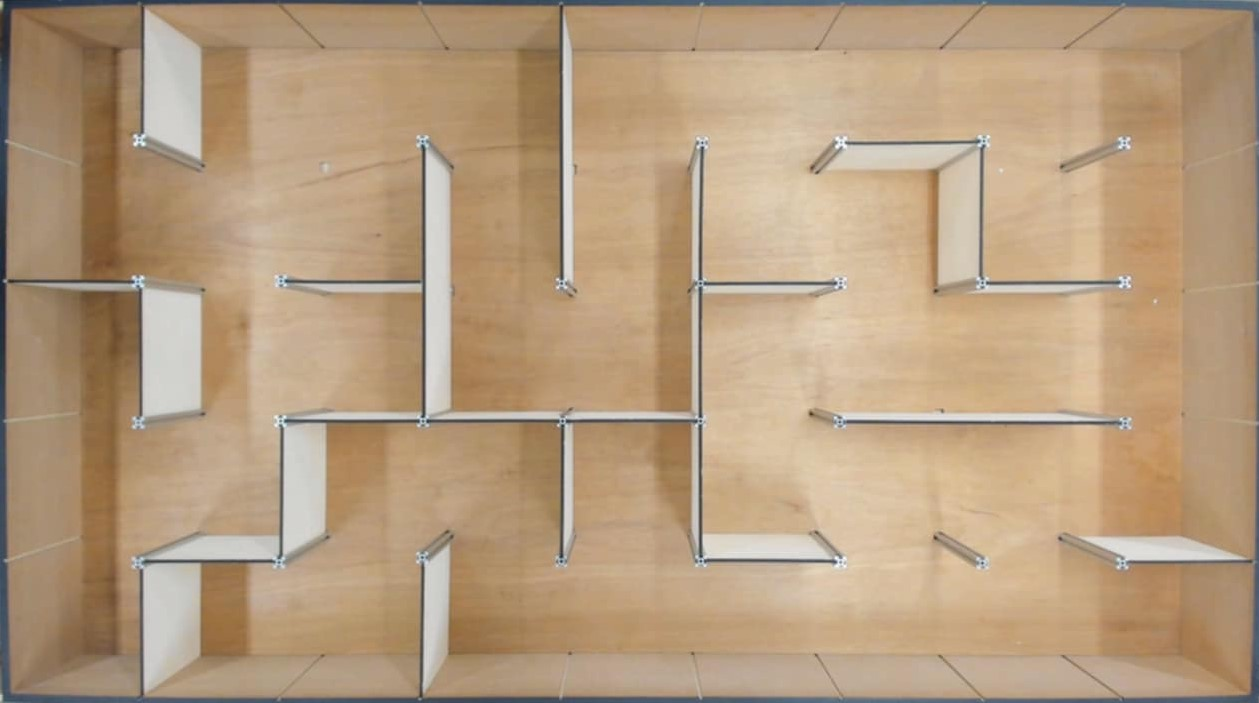
#> input picture PID_UGV/Path_Planning/test.jpg, 1259 x 703 px
$ jupyter execute maze_path_planning.ipynb
#> lines starting #> are read from the running program, lines starting #| are printed output that depends on the picture; after the words box and inside, x2 and y2 are one past the last pixel; in counts of white or black regions, pixels touching at a corner belong together
[cell 1]
#import opencv and numpy
import cv2
import numpy as np
import random
import math
from matplotlib import pyplot as plt

#trackbar callback function to update HSV value
def callback(x):
    global H_low, H_high, S_low, S_high, V_low, V_high
    #assign trackbar position value to H, S, V High and low variables
    H_low = cv2.getTrackbarPos('low H', 'controls')
    H_high = cv2.getTrackbarPos('high H', 'controls')
    S_low = cv2.getTrackbarPos('low S', 'controls')
    S_high = cv2.getTrackbarPos('high S', 'controls')
    V_low = cv2.getTrackbarPos('low V', 'controls')
    V_high = cv2.getTrackbarPos('high V', 'controls')

#create a separate window named 'controls' for trackbar
cv2.namedWindow('controls', 2)
cv2.resizeWindow("controls", 550, 300)

#global variables
H_low = 0
H_high = 179
S_low = 0
S_high = 255
V_low = 0
V_high = 255

#create trackbars for high, low H, S, V
cv2.createTrackbar('low H', 'controls', 0, 179, callback)
cv2.createTrackbar('high H', 'controls', 179, 179, callback)
cv2.createTrackbar('low S', 'controls', 0, 255, callback)
cv2.createTrackbar('high S', 'controls', 255, 255, callback)
cv2.createTrackbar('low V', 'controls', 0, 255, callback)
cv2.createTrackbar('high V', 'controls', 255, 255, callback)


#read source image
img = cv2.imread("test.jpg")
#> img is the input picture: shape (703, 1259, 3); mean B, G, R 127.2, 156.5, 182.1

#scale down the image by a factor of 4
width = img.shape[1] // 2
#> width = 629
height = img.shape[0] // 2
#> height = 351
img = cv2.resize(img, (width, height), interpolation=cv2.INTER_AREA)
#> img: shape (351, 629, 3)

#convert source image to HSV color mode
hsv = cv2.cvtColor(img, cv2.COLOR_BGR2HSV)
#> hsv: shape (351, 629, 3); mean H, S, V 19.1, 79.2, 182.6


while(1):
    #define the range for HSV values
    hsv_low = np.array([H_low, S_low, V_low], np.uint8)
    hsv_high = np.array([H_high, S_high, V_high], np.uint8)

    #create mask for the specified HSV range
    mask = cv2.inRange(hsv, hsv_low, hsv_high)
#> mask: shape (351, 629); every value is 255
    #masking HSV value selected color becomes black
    res = cv2.bitwise_and(img, img, mask=mask)

    #show images
    cv2.imshow('mask', mask)
    cv2.imshow('res', res)

    #wait for the user to press escape and break the while loop
    k = cv2.waitKey(1) & 0xFF
#> (key Esc is pressed here)
    if k == 27:
        break

#destroy all windows
cv2.destroyAllWindows()

print(H_low, H_high, S_low, S_high, V_low, V_high)

[cell 2]
# Filtering noise
def bwareaopen(img, min_area):
#> called with min_area = 40
    img_inverted = cv2.bitwise_not(img)
#> img_inverted: shape (351, 629); every value is 0
    # 获取所有连通区域的标签、统计数据等
    num_labels, labels, stats, centroids = cv2.connectedComponentsWithStats(img_inverted, connectivity=8)
#> labels: shape (351, 629) int32; every value is 0
#> num_labels = 1; stats = [[0, 0, 629, 351, 220779]]; centroids = [[314, 175]]

    # 保留面积大于等于指定阈值的区域，移除小的噪点
    filtered_img = np.zeros_like(img_inverted)
    for i in range(1, num_labels):  # 跳过背景（label=0）
        if stats[i, cv2.CC_STAT_AREA] >= min_area:
            filtered_img[labels == i] = 255

    return cv2.bitwise_not(filtered_img)


def MyCVShow(img):
    while(1):
        cv2.imshow('CVIMG', img)
        k = cv2.waitKey(1) & 0xFF
#> (key Esc is pressed here)
        if k == 27:
            cv2.destroyAllWindows()
            break


mask_filtered = bwareaopen(mask, 40)

plt.imshow(mask)
plt.show()

MyCVShow(mask_filtered)

[cell 3]
# class definition
class Node:

    def __init__(self, node_id, x, y):
        self.id = node_id
        self.x = x
        self.y = y


class Graph:

    def __init__(self):
        self.nodes = {}
        self.edges = {}

    def add_node(self, node_id, x, y):
        if node_id not in self.nodes:
            self.nodes[node_id] = Node(node_id, x, y)
            self.edges[node_id] = {}

    def add_edge(self, node_id1, node_id2, weight):
        if node_id1 in self.nodes and node_id2 in self.nodes:
            self.edges[node_id1][node_id2] = weight
            self.edges[node_id2][node_id1] = weight  # Assuming it's an undirected graph

    def get_nodes(self):
        return list(self.nodes.values())

[cell 4]
# Nodes, Edges
bfs_image = mask_filtered.copy()

space = np.array(bfs_image).shape[1] / 9
#> space = 69.89
margin = space / 2
#> margin = 34.94

bfs_graph = Graph()

# 添加所有结点
for i in range(45):
    row = i // 9
    column = i % 9
    bfs_graph.add_node(i, int(margin+row*space), int(margin+column*space))


# # 添加所有 edge
for i in range(45):
    row = i // 9
    column = i % 9
    X_current = bfs_graph.nodes[i].x
    Y_current = bfs_graph.nodes[i].y
    # 向右添加 edge
    if column < 9-1:
        no_obstacle = 1
        Y_right = bfs_graph.nodes[i+1].y
        # 检查 →线段 内有无障碍物
        for Y in range(Y_current+1, Y_right):
            if not np.array_equal(bfs_image[X_current][Y], 255):
                no_obstacle = 0
                break
        if no_obstacle == 1:
            bfs_graph.add_edge(i, i+1, 1)
    # 向下添加 edge
    if row < 5-1:
        no_obstacle = 1
        X_down = bfs_graph.nodes[i+9].x
        # 检查 ↓线段 内有无障碍物
        for X in range(X_current+1, X_down):
            # print(bfs_image[X_current][Y])
            if not np.array_equal(bfs_image[X][Y_current], 255):
                no_obstacle = 0
                break
        if no_obstacle == 1:
            bfs_graph.add_edge(i, i+9, 1)


# 绘制所有 node
for Nd in bfs_graph.get_nodes():
    # bfs_image[Nd.x][Nd.y] = [0,255,0]
    cv2.circle(bfs_image, (Nd.y,Nd.x), 3, [0,255,0], -1)
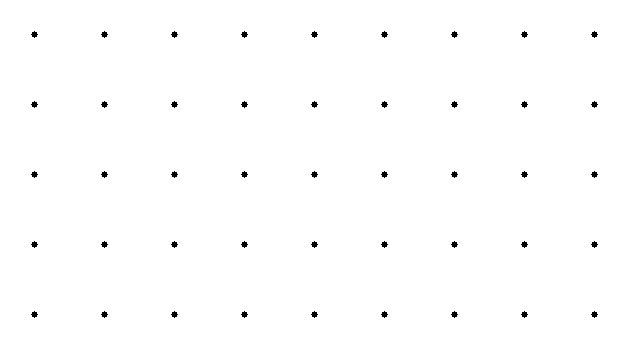
#> bfs_image: shape (351, 629); 99.4% white; 45 black regions, largest, box (x1, y1, x2, y2) and area: (31, 31, 38, 38) 29, (101, 31, 108, 38) 29, (171, 31, 178, 38) 29


# # 绘制所有 edge
for i in range(45):
    X_current = bfs_graph.nodes[i].x
    Y_current = bfs_graph.nodes[i].y
    # 绘制 → edge
    if i+1 in bfs_graph.edges[i]:
        Y_right = bfs_graph.nodes[i+1].y
        # for Y in range(Y_current+1, Y_right):
        #     bfs_image[X_current,Y] = [0, 125, 0]
        cv2.line(bfs_image, (Y_current, X_current), (Y_right, X_current), (0, 125, 0), 3)
    # 绘制 ↓ edge
    if i+9 in bfs_graph.edges[i]:
        X_down = bfs_graph.nodes[i+9].x
        # for X in range(X_current+1, X_down):
        #     bfs_image[X,Y_current] = [0, 125, 0]
        cv2.line(bfs_image, (Y_current, X_current), (Y_current, X_down), (0, 125, 0), 3)
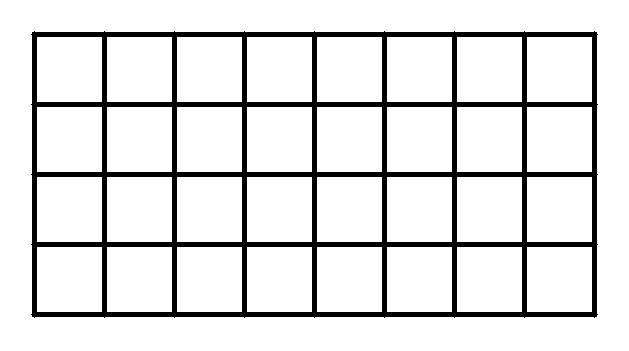
#> bfs_image: shape (351, 629); 88.3% white; 1 black region, box (x1, y1, x2, y2) and area: (31, 31, 598, 318) 25853


plt.imshow(mask_filtered)
plt.show()

MyCVShow(bfs_image)
#> (key Enter is pressed here)

[cell 5]
# BFS algorithm
def bfs(graph, start_node_id, end_node_id):

#> called with start_node_id = 36, end_node_id = 37
    queue = [start_node_id]
    visited = {start_node_id: None}

    while queue:
        current = queue.pop(0)

        if current == end_node_id:
            break

        for neighbor in graph.edges[current]:
            if neighbor not in visited:
                visited[neighbor] = current
                queue.append(neighbor)

    path = []
    while current is not None:
        path.append(current)
        current = visited[current]

    path.reverse()

    return path

[cell 6]
# BFS
path = bfs(bfs_graph, 36, 37)
#> path = [36, 37]

print(f"Path: {path}")
#| Path: [36, 37]

for i in range(len(path) - 1):

    node_current = bfs_graph.nodes[path[i]]
    node_next = bfs_graph.nodes[path[i + 1]]
    cv2.line(bfs_image, (node_current.y, node_current.x), (node_next.y, node_next.x), (0, 0, 255), 12)
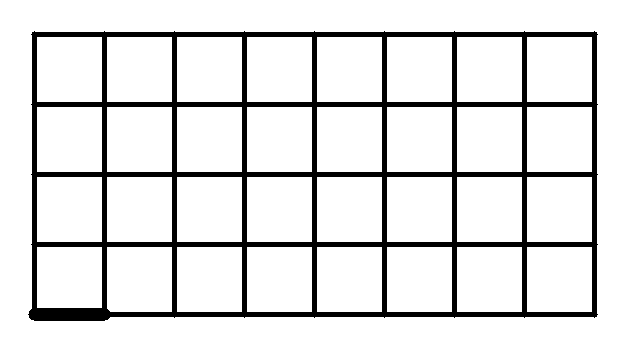
#> bfs_image: shape (351, 629); 88% white; 1 black region, box (x1, y1, x2, y2) and area: (28, 31, 598, 321) 26446


plt.imshow(bfs_image)
plt.show()

[cell 7]
# moving command based on BFS
moving_command = ""
mouse_direction = 0

# Initial mouse direction
if path[1]-path[0] ==  9:
    mouse_direction = 3
if path[1]-path[0] == -9:
    mouse_direction = 1
if path[1]-path[0] ==  1:
    mouse_direction = 2
if path[1]-path[0] == -1:
    mouse_direction = 4


moving_direction_gcf = 0
for i in range(len(path)):
    if i == len(path)-1:
        break
    if path[i+1]-path[i] ==  9:
        moving_direction_gcf = 3
    if path[i+1]-path[i] == -9:
        moving_direction_gcf = 1
    if path[i+1]-path[i] ==  1:
        moving_direction_gcf = 2
    if path[i+1]-path[i] == -1:
        moving_direction_gcf = 4

    if moving_direction_gcf-mouse_direction == 0:
        moving_command += 'f'
    if moving_direction_gcf-mouse_direction == -1:
        moving_command += 'lf'
        mouse_direction -= 1
    if moving_direction_gcf-mouse_direction == 1:
        moving_command += 'rf'
        mouse_direction += 1

    i += 1
#> after the loop, mouse_direction = 2


print(moving_command)
#| f

MyCVShow(bfs_image)

$ run again, with PID_UGV/Path_Planning/2.jpeg copied over PID_UGV/Path_Planning/test.jpg
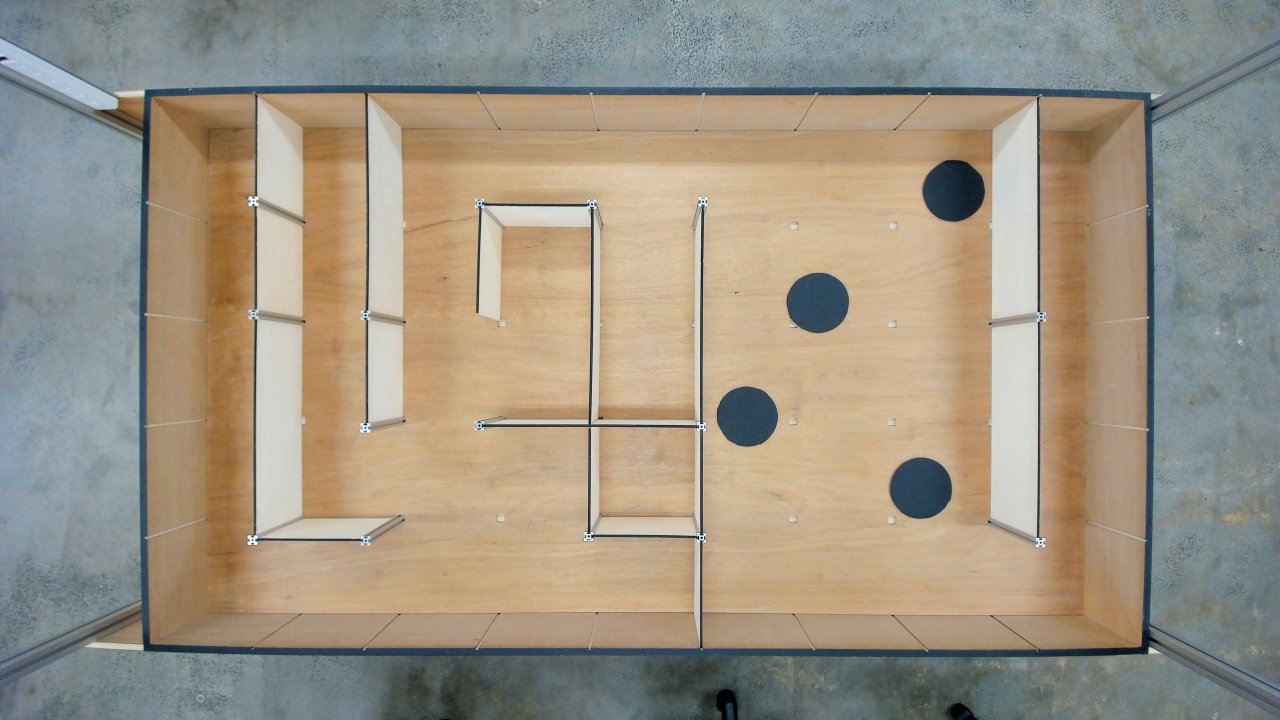
#> input picture PID_UGV/Path_Planning/2.jpeg, 3840 x 2160 px (shown at 1/3 size)
#> img is the input picture: shape (2160, 3840, 3); mean B, G, R 132.1, 148, 156.9
#> img: shape (1080, 1920, 3)
#> hsv: shape (1080, 1920, 3); mean H, S, V 49.8, 63.7, 165.7
#> mask: shape (1080, 1920); every value is 255
#> img_inverted: shape (1080, 1920); every value is 0
#> labels: shape (1080, 1920) int32; every value is 0
#> num_labels = 1; stats = [[0, 0, 1920, 1080, 2073600]]; centroids = [[959.5, 539.5]]
#> after the loop `for Nd in bfs_graph.get_nodes():`:
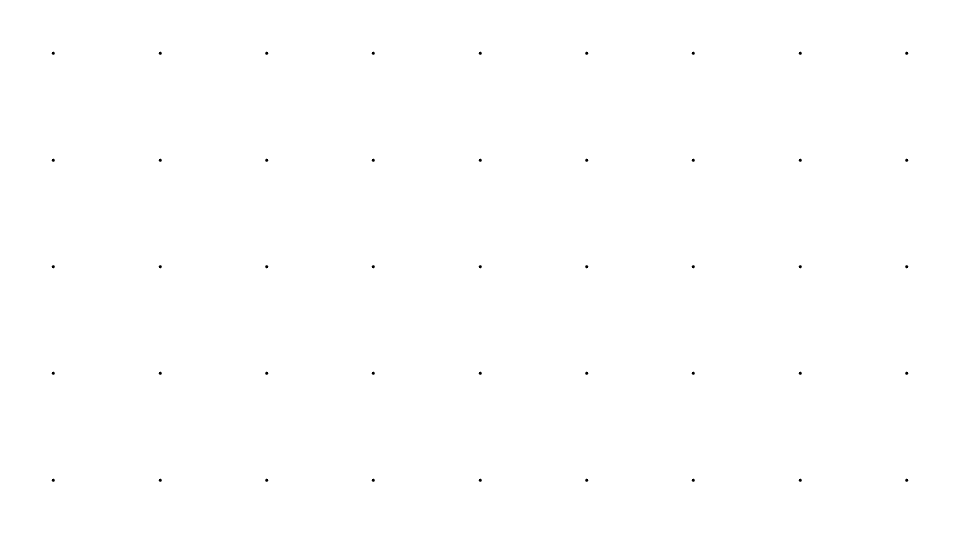
#> bfs_image: shape (1080, 1920) (shown at 1/2 size); 99.9% white; 45 black regions, largest, box (x1, y1, x2, y2) and area: (103, 103, 110, 110) 29, (317, 103, 324, 110) 29, (530, 103, 537, 110) 29
#| Path: [36, 37]
#> after the loop `for i in range(len(path) - 1):`:
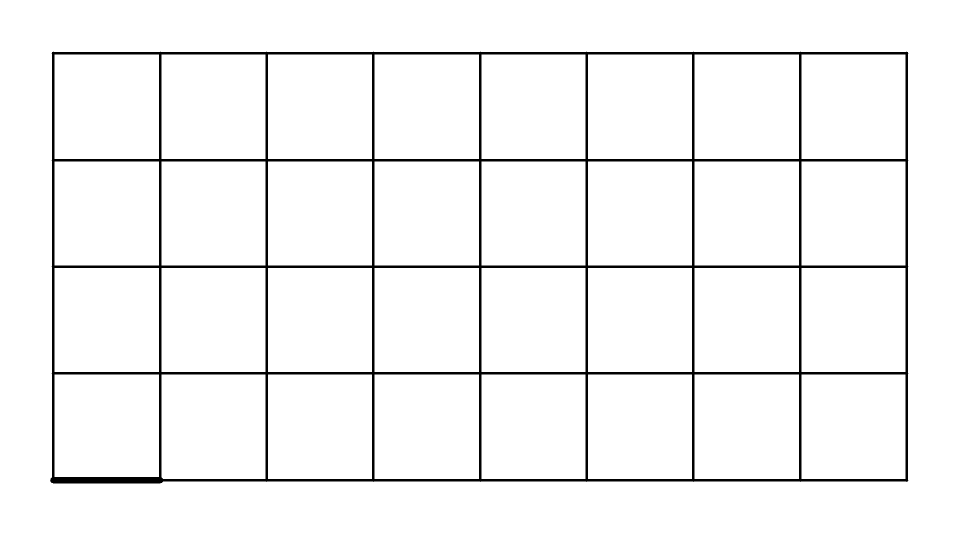
#> bfs_image: shape (1080, 1920) (shown at 1/2 size); 96% white; 1 black region, box (x1, y1, x2, y2) and area: (100, 103, 1817, 967) 82103
#| f

$ run again, with PID_UGV/Path_Planning/maze.jpeg copied over PID_UGV/Path_Planning/test.jpg
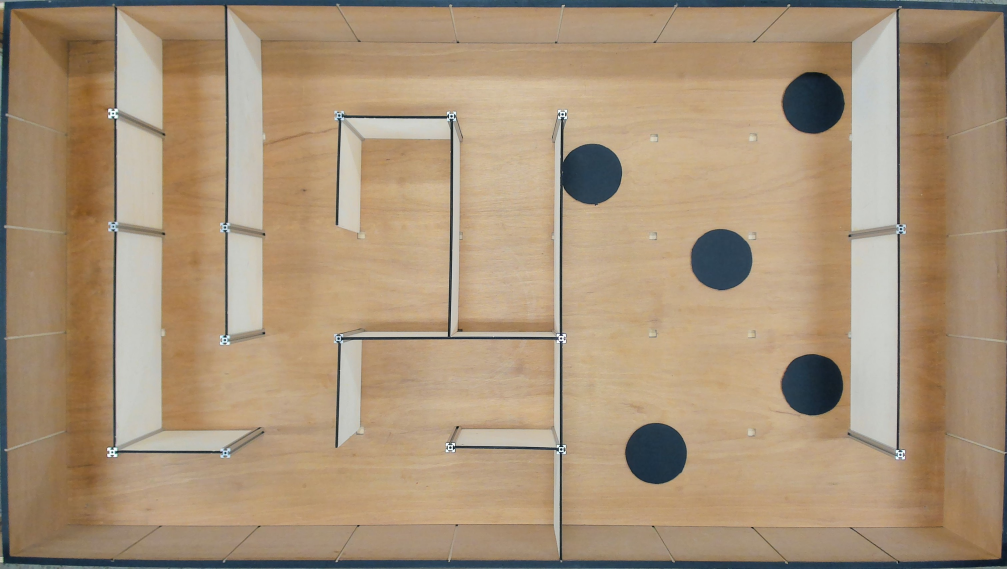
#> input picture PID_UGV/Path_Planning/maze.jpeg, 3019 x 1706 px (shown at 1/3 size)
#> img is the input picture: shape (1706, 3019, 3); mean B, G, R 120.5, 147.2, 169.3
#> img: shape (853, 1509, 3)
#> hsv: shape (853, 1509, 3); mean H, S, V 23.8, 81.2, 171.4
#> mask: shape (853, 1509); every value is 255
#> img_inverted: shape (853, 1509); every value is 0
#> labels: shape (853, 1509) int32; every value is 0
#> num_labels = 1; stats = [[0, 0, 1509, 853, 1287177]]; centroids = [[754, 426]]
#> after the loop `for Nd in bfs_graph.get_nodes():`:
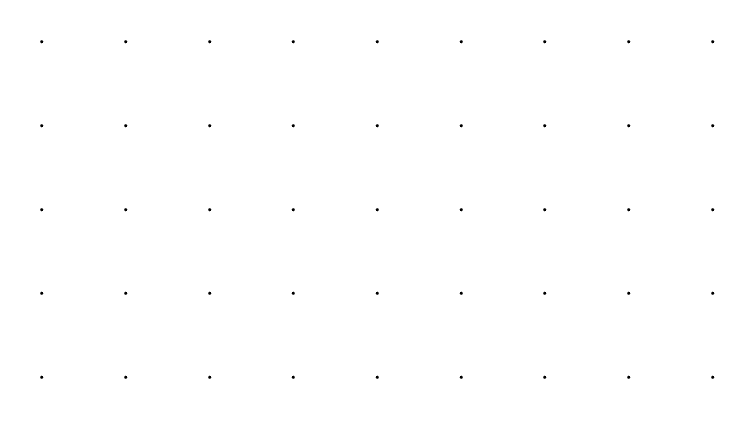
#> bfs_image: shape (853, 1509) (shown at 1/2 size); 99.9% white; 45 black regions, largest, box (x1, y1, x2, y2) and area: (80, 80, 87, 87) 29, (248, 80, 255, 87) 29, (416, 80, 423, 87) 29
#| Path: [36, 37]
#> after the loop `for i in range(len(path) - 1):`:
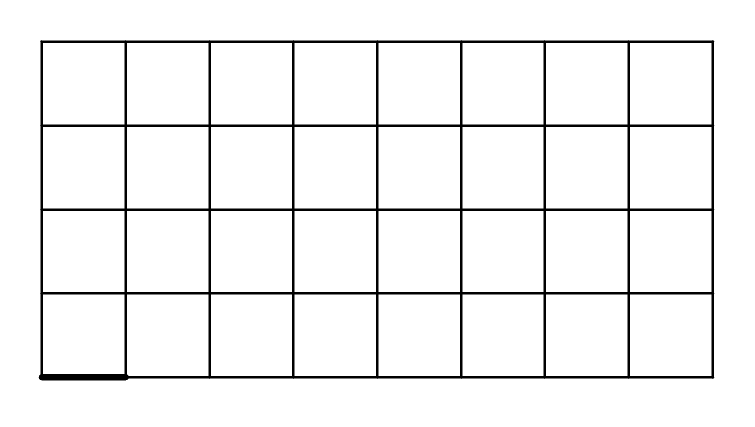
#> bfs_image: shape (853, 1509) (shown at 1/2 size); 95% white; 1 black region, box (x1, y1, x2, y2) and area: (77, 80, 1429, 761) 64375
#| f
